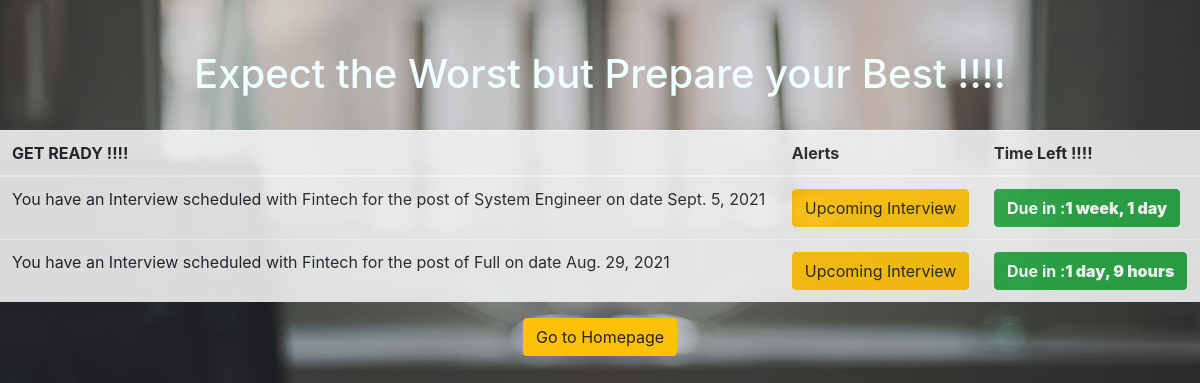
Screenshot of /alert/ (signed in) with the database file from the repository.
### intrack/models.py (models this page shows, shortened)
class AddInt(models.Model):
    user=models.ForeignKey(UserProfile,on_delete=models.CASCADE, blank=True, null=True)
    c_name=models.CharField(verbose_name='Company Name',null=True,max_length=100, blank=True)
    c_url=models.CharField(verbose_name='Company URL',null=True,max_length=100, blank=True)
    c_contact=models.IntegerField(verbose_name='Company Contact',null=True,blank=True)
    c_post=models.CharField(verbose_name='Post Applied',null=True,max_length=100, blank=True)
    c_email=models.EmailField(verbose_name='Company Email',null=True, blank=True)
    date_applied=models.DateField(null=True,blank=True,auto_now=False)
    scd_date=models.DateField(null=True,blank=True,auto_now=False)
    rec_called=models.CharField(verbose_name='Did the Reruiter Call',null=True,max_length=100,choices=REC, blank=True)
    int_rounds_cleared=models.IntegerField(verbose_name='Interview Rounds Cleared',null=True,blank=True)
    que_asked=models.TextField(verbose_name='Questions Asked',null=True, blank=True,max_length=200)
    self_analysis=models.TextField(verbose_name='Self Analysis',null=True, blank=True,max_length=200)
    resp_status=models.CharField(verbose_name='Response Status',null=True,max_length=100,choices=DEMO_CHOICES, blank=True)
    def more_than_one_day(self):
        return (self.scd_date - datetime.date.today()).days > 1
    def past_date(self):
        return (self.scd_date < datetime.date.today())
    class Meta:
        db_table='interview_tracker'

### intrack/views.py (the view)
# urls.py: path('alert/',views.alert),
def alert(request):
    ent=AddInt.objects.filter(user=request.user).order_by('-scd_date')
    return render(request,'alert.html',{'ent':ent})

### intrack/templates/alert.html (shortened to what this page needs)
{% load static%}
<html lang="en">
<head>
<link rel="stylesheet" href="https://maxcdn.bootstrapcdn.com/bootstrap/4.5.2/css/bootstrap.min.css">
</head>
<body class="container-lg-sm-md-xl" style="background-image:url({% static 'images/userpage.jpg' %});background-repeat: repeat;background-size:100%;height:auto;color:azure;padding-top:50px;text-align: center;">
<h1>Expect the Worst but Prepare your Best !!!!</center>  </h1>
<br>
  <table class="table table-striped table-light" style="opacity:0.9">
       <thread>
        <tr>
            <th>GET READY !!!!</th>
            <th>Alerts</th>
            <th>Time Left !!!!</th>
        </tr>
        </thread>
        <TBody>
        {% for l in ent %}
            <tr>
            <td>
            {% if l.past_date %}
                <strike>You had an Interview scheduled with {{l.c_name}} for the post of {{l.c_post}} on date {{l.scd_date}}<strike>
            {% elif l.more_than_one_day %}
                You have an Interview scheduled with {{l.c_name}} for the post of {{l.c_post}} on date {{l.scd_date}}
            {% elif l.less_than_one_day %}
               You have an Interview scheduled with {{l.c_name}} for the post of {{l.c_post}} on date {{l.scd_date}}
            {% elif l.int_date %}
                Don't forget the interview with {{l.c_name}} for the post of {{l.c_post}} today!!{{l.scd_date}}
            {% endif %}
            </td>
            <td>
            {% if l.past_date %}
                <button class="btn btn-light"> You missed an Interview </button>
            {% elif l.more_than_one_day %}
                <button class="btn btn-warning"> Upcoming Interview</button>
            {% elif l.less_than_one_day %}
                <button class="btn btn-danger">Only one day Left !!!</button>
            {% elif l.int_date %}
                <button class="btn btn-info">All the best !!!</button>
            {% endif %}
            </td>
            <td> <button class="btn btn-success"><b>Due in :<b>{{ l.scd_date|timeuntil}}<b></button></td>
             <tr>
        {% endfor %}
        </TBody>
    </table>
    <center><a href="/ent/" class="btn btn-warning">Go to Homepage</a></center>
</body>
</html>

### rows the page displays
AddInt: c_name "Fintech", c_post "System Engineer", scd_date "Sept. 5, 2021", shows "Upcoming Interview", scd_date "1 week, 1 day"
AddInt: c_name "Fintech", c_post "Full", scd_date "Aug. 29, 2021", shows "Upcoming Interview", scd_date "1 day, 9 hours"
